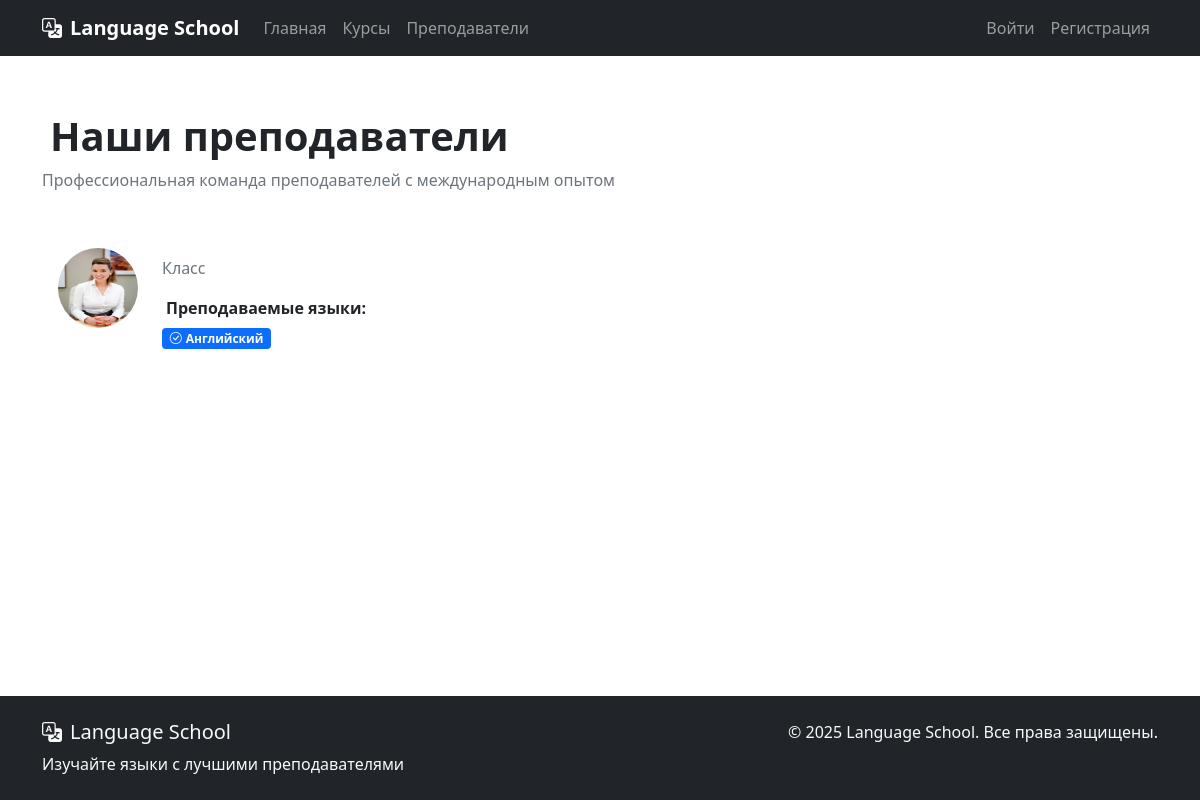
Before: /teachers/ with the older database file.
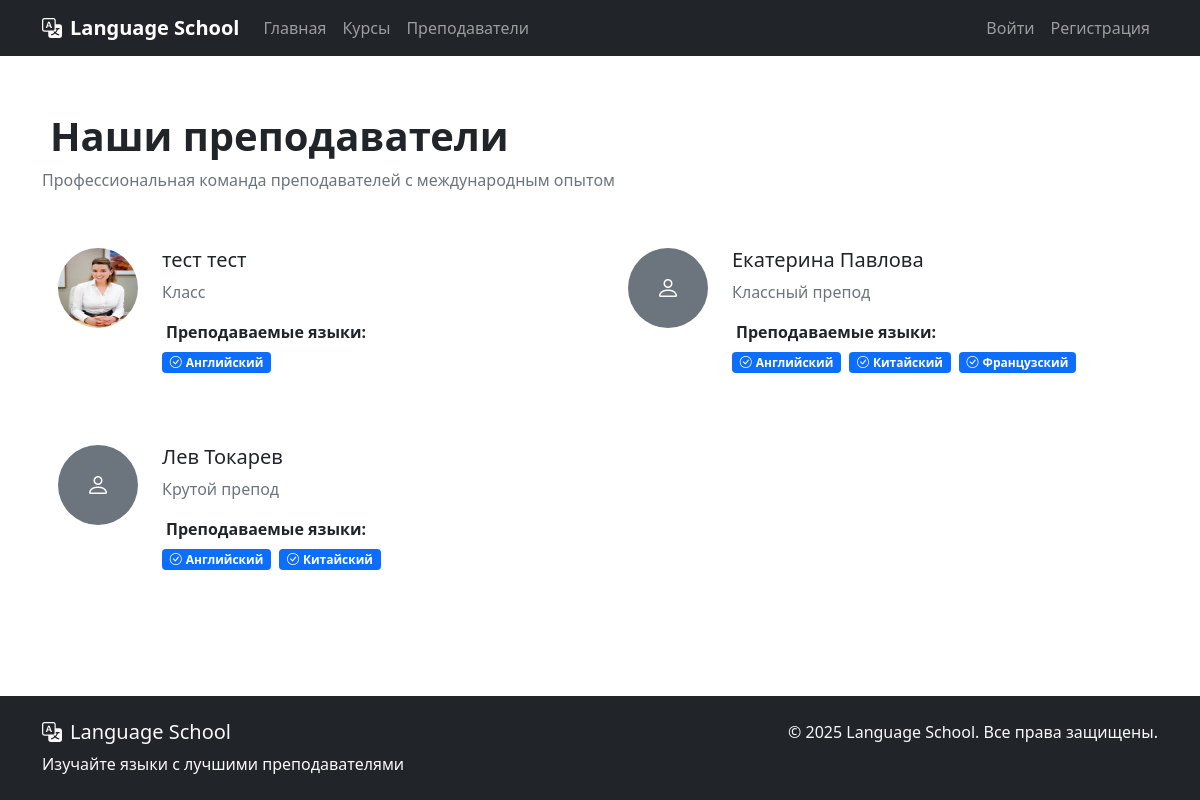
After: the same page with the newer database file.
### school/models.py (models this page shows, shortened)
class Teacher(models.Model):
    user = models.OneToOneField(User, on_delete=models.CASCADE)
    bio = models.TextField()
    photo = models.ImageField(upload_to='teachers/', null=True, blank=True)
    languages = models.ManyToManyField(Language)

class Language(models.Model):
    name = models.CharField(max_length=100)

### school/views.py (the view)
# urls.py: path('teachers/', views.teacher_list, name='teacher_list'),
def teacher_list(request):
    teachers = Teacher.objects.all()
    return render(request, 'school/teacher_list.html', {'teachers': teachers})

### school/templates/school/teacher_list.html (shortened to what this page needs)
{% extends 'school/base.html' %}
{% block content %}
<div class="container">
    <div class="row mb-4 mt-4">
        <div class="col">
            <h1 class="fw-bold">
                Наши преподаватели
            </h1>
            <p class="text-muted">Профессиональная команда преподавателей с международным опытом</p>
        </div>
    </div>
    <div class="row g-4">
        {% for teacher in teachers %}
        <div class="col-lg-6">
            <div class="card teacher-card h-100">
                <div class="card-body">
                    <div class="d-flex align-items-start">
                        {% if teacher.photo %}
                        <img src="{{ teacher.photo.url }}" alt="{{ teacher.user.get_full_name }}"
                             class="rounded-circle me-4" width="80" height="80">
                        {% else %}
                        <div class="rounded-circle bg-secondary me-4 d-flex align-items-center justify-content-center"
                             style="width: 80px; height: 80px;">
                            <i class="bi bi-person text-white" style="font-size: 1.5rem;"></i>
                        </div>
                        {% endif %}
                        <div class="flex-grow-1">
                            <h5 class="card-title mb-2">{{ teacher.user.get_full_name }}</h5>
                            <p class="text-muted mb-3">{{ teacher.bio|truncatewords:30 }}</p>
                            <div class="mb-3">
                                <strong class="d-block mb-2">
                                    Преподаваемые языки:
                                </strong>
                                <div class="d-flex flex-wrap gap-2">
                                    {% for language in teacher.languages.all %}
                                    <span class="badge bg-primary">
                                        <i class="bi bi-check-circle me-1"></i>{{ language.name }}
                                    </span>
                                    {% endfor %}
                                </div>
                            </div>
                        </div>
                    </div>
                </div>
            </div>
        </div>
        {% endfor %}
    </div>
</div>
{% endblock %}

Changed rows visible on the page:
changed through a linked row, Teacher "Класс": user.get_full_name (not shown) → "тест тест"
added Teacher: user.get_full_name "Екатерина Павлова", bio "Классный препод", Language (name "Английский")
now on this page (row unchanged): Language: name "Китайский"
now on this page (row unchanged): Language: name "Французский", shown under "Екатерина Павлова"
added Teacher: user.get_full_name "Лев Токарев", bio "Крутой препод", Language (name "Английский")
